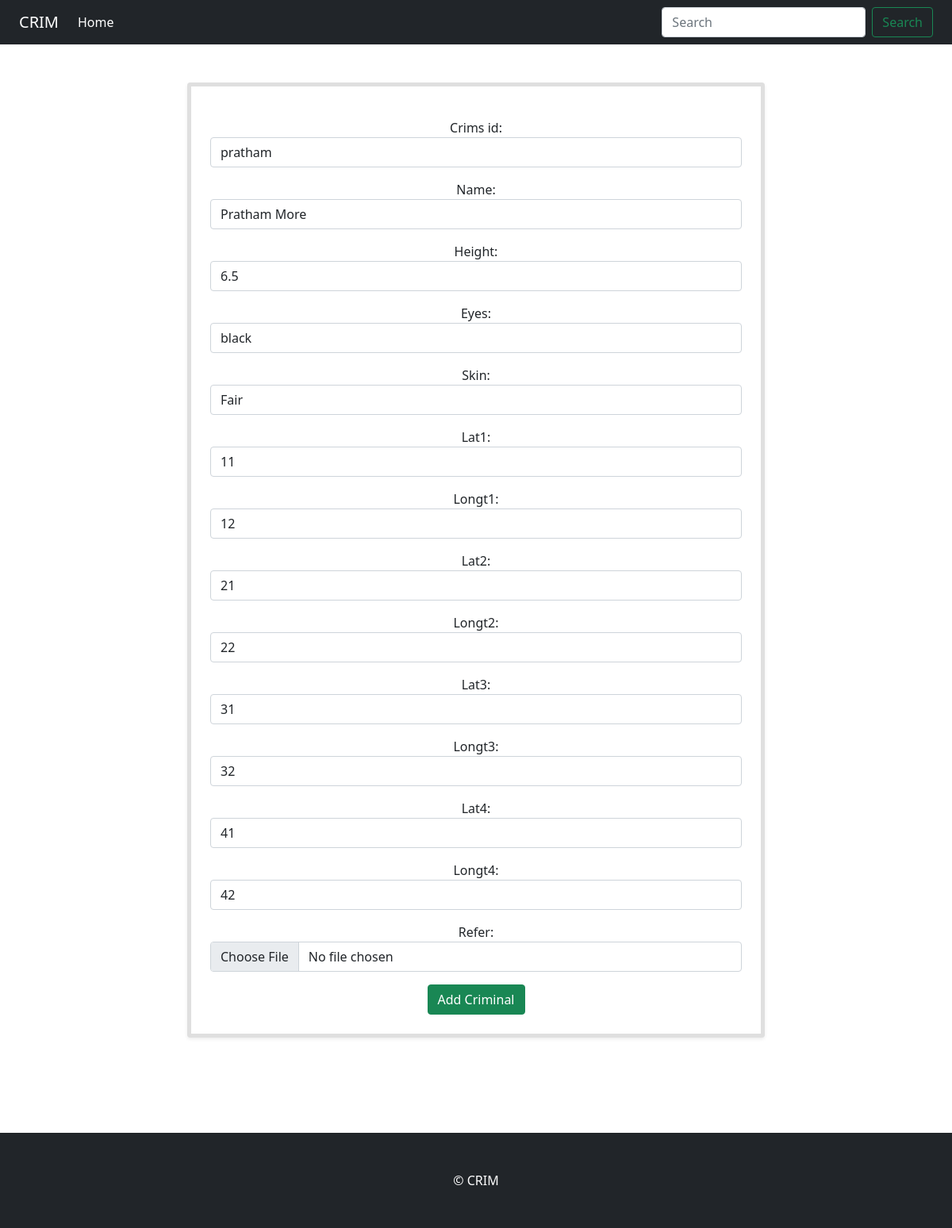
The page /update/pratham/ on the database its author committed.
### CRapp/models.py (models this page shows, shortened)
class crimModel(models.Model):
    crims_id=models.CharField(max_length=50,primary_key=True)
    name=models.CharField(max_length=50)
    height = models.FloatField(null=True, blank=True)
    eyes=models.CharField(max_length=20)
    skin=models.CharField(max_length=20)
    lat1=models.CharField(max_length=20)
    longt1=models.CharField(max_length=20)
    lat2=models.CharField(max_length=20)
    longt2=models.CharField(max_length=20)
    lat3=models.CharField(max_length=20)
    longt3=models.CharField(max_length=20)
    lat4=models.CharField(max_length=20)
    longt4=models.CharField(max_length=20)
    refer = models.ImageField(upload_to ='media/')

### CRapp/views.py (the view)
# urls.py: path('update/<id>/',views.updatedata,name="updatedata"),
def updatedata(request,id):
    if request.method=='POST':
        pi=crimModel.objects.get(crims_id=id)
        fm=crimReg(request.POST,request.FILES,instance=pi)
        if fm.is_valid():
            fm.save()
            messages.success(request, 'crim data re-updated successfully !')
    else:
        pi=crimModel.objects.get(crims_id=id)
        fm=crimReg(instance=pi)
    return render(request,'update_crim.html',{'formx':fm})

### CRapp/forms.py
class crimReg(forms.ModelForm):
    class Meta:
        model=crimModel
        fields= '__all__'
        widgets={
            'crims_id':forms.TextInput(attrs={'class':'form-control'}),
            'name':forms.TextInput(attrs={'class':'form-control'}),
            'height':forms.TextInput(attrs={'class':'form-control'}),
            'eyes':forms.TextInput(attrs={'class':'form-control'}),
            'skin':forms.TextInput(attrs={'class':'form-control'}),
            'lat1':forms.TextInput(attrs={'class':'form-control'}),
            'longt1':forms.TextInput(attrs={'class':'form-control'}),
            'lat2':forms.TextInput(attrs={'class':'form-control'}),
            'longt2':forms.TextInput(attrs={'class':'form-control'}),
            'lat3':forms.TextInput(attrs={'class':'form-control'}),
            'longt3':forms.TextInput(attrs={'class':'form-control'}),
            'lat4':forms.TextInput(attrs={'class':'form-control'}),
            'longt4':forms.TextInput(attrs={'class':'form-control'}),
            'refer':forms.FileInput(attrs={'class':'form-control'}),
        }

### templates/update_crim.html (shortened to what this page needs)
<!DOCTYPE html>
<html lang="en">
<head>
     <link href="https://cdn.jsdelivr.net/npm/bootstrap@5.2.3/dist/css/bootstrap.min.css" rel="stylesheet">
      <link href="https://cdn.jsdelivr.net/npm/bootstrap@5.0.0-beta1/dist/css/bootstrap.min.css" rel="stylesheet">
    <link href="https://cdn.jsdelivr.net/npm/bootstrap@5.0.1/dist/css/bootstrap.min.css" rel="stylesheet">
</head>
<body>
<nav class="navbar navbar-expand-lg navbar-dark bg-dark">
  <div class="container-fluid">
    <a class="navbar-brand" href="#">CRIM</a>
    <div class="collapse navbar-collapse" id="navbarSupportedContent">
      <ul class="navbar-nav me-auto mb-2 mb-lg-0">
        <li class="nav-item">
          <a class="nav-link active" aria-current="page" href="{% url 'home' %}">Home</a>
        </li>
      </ul>
      <form class="d-flex">
        <input class="form-control me-2" type="search" placeholder="Search" aria-label="Search">
        <button class="btn btn-outline-success" type="submit">Search</button>
      </form>
    </div>
  </div>
</nav>
<div class="container mt-5">
  <div class="row pb-5 mb-5" >
  <center>
    <div class="col-lg-8" >
      <div class="card rounded shadow-sm border-5">
        <div class="card-body p-4">
                <form method="POST"  enctype="multipart/form-data" action="">
                {{formx.as_p}}
                <input type="submit" class="btn btn-success" value="Add Criminal">
                </form>
        </div>
      </div>
    </div>
    </center>
    </div>
</div>
<br>
<footer class="py-5 bg-dark">
<div class="container">
  <p class="m-0 text-center text-white"> &copy; CRIM</p>
</div>
</footer>
</body>
</html>

### rows shown on the page
crimModel: crims_id "pratham", name "Pratham More", height "6.5", eyes "black", skin "Fair", lat1 "11", longt1 "12", lat2 "21", longt2 "22", lat3 "31", longt3 "32", lat4 "41", longt4 "42"
